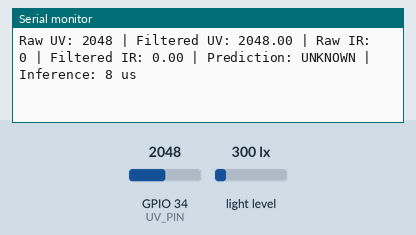
Simulated run of this sketch. Board: ESP32. Shown: the last lines printed to the serial monitor. The inputs (shaded band) are chosen by the test bench; at power-on: GPIO 34 (UV_PIN) = 2048, light level 300 lx (analog values on the 0–4095 scale).

Above: at 1.2 s.
1.3 s: GPIO 34 (UV_PIN) set to 249
At 1.31 s:
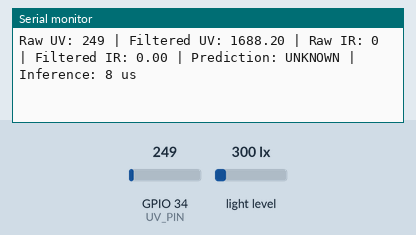
2.8 s: GPIO 34 (UV_PIN) set to 214
At 3.61 s:
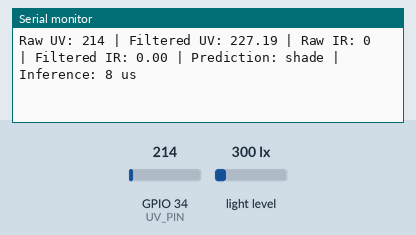
Timing chart, 0 to 5.8 s (numbered marks = the images above; inputs shaded):
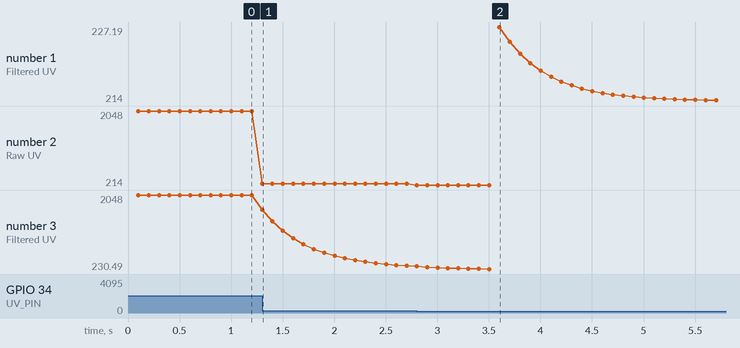

The sketch:

classification.ino
```cpp
#include <Wire.h>
#include <Adafruit_Sensor.h>
#include <Adafruit_TSL2591.h>
#include <math.h>
#include "model.h"

Adafruit_TSL2591 tsl = Adafruit_TSL2591(2591);

const int UV_PIN = 34;

const int SDA_PIN = 21;
const int SCL_PIN = 22;

const float ALPHA = 0.2f;                      // EMA smoothing factor
const unsigned long SAMPLE_INTERVAL_MS = 100; // ~10 Hz target

float uvFiltered = -1;
float irFiltered = -1;

unsigned long lastSampleTime = 0;


void configureTSL2591() {
  // Same settings used during data collection
  tsl.setGain(TSL2591_GAIN_MED);
  tsl.setTiming(TSL2591_INTEGRATIONTIME_100MS);
}


// Scale sensor readings using the training bounds
float scaleValue(float value, float minimum, float maximum) {
  float scaled = (value - minimum) / (maximum - minimum);
  return constrain(scaled, 0.0f, 1.0f);
}


// Classify one pair of filtered sensor readings
int classifyLighting(float uv, float ir) {

  // Apply the same logarithmic IR transformation as Python
  float logIR = log1pf(ir);

  // Scale UV and IR using the training bounds
  float x = scaleValue(uv, SCALE_BOUNDS[0], SCALE_BOUNDS[1]);
  float y = scaleValue(logIR, SCALE_BOUNDS[2], SCALE_BOUNDS[3]);

  // Find the corresponding lookup grid cell
  int col = constrain((int)(x * GRID_N), 0, GRID_N - 1);
  int row = constrain((int)(y * GRID_N), 0, GRID_N - 1);

  int bestClass = -1;
  uint8_t bestValue = 0;

  // Compare the stored density for each lighting class
  for (int c = 0; c < NUM_CLASSES; c++) {

    uint8_t value = CLASS_TABLE[c][row][col];

    if (bestClass == -1 || value > bestValue) {
      bestValue = value;
      bestClass = c;
    }
  }

  // Reject predictions with low density
  if ((bestValue / 255.0f) < REJECT_TAU) {
    return -1;
  }

  return bestClass;
}


void setup() {
  Serial.begin(115200);

  analogReadResolution(12);

  Wire.begin(SDA_PIN, SCL_PIN);

  if (!tsl.begin()) {
    Serial.println("ERROR: TSL2591 not found.");
    while (1) {
      delay(1000);
    }
  }

  configureTSL2591();

  Serial.println("ESP32 Lighting Classification Ready");
  Serial.println("Classes: LED, fluorescent, shade, sun");
}


void loop() {

  unsigned long now = millis();

  if (now - lastSampleTime >= SAMPLE_INTERVAL_MS) {
    lastSampleTime = now;

    // Read UV sensor
    int rawUV = analogRead(UV_PIN);

    // Read TSL2591 IR sensor
    uint32_t lum = tsl.getFullLuminosity();

    uint16_t full = lum & 0xFFFF;
    uint16_t ir = lum >> 16;

    // Skip saturated readings
    if (full == 0xFFFF || ir == 0xFFFF) {
      Serial.println("WARNING: TSL2591 saturated.");
      return;
    }

    int rawIR = ir;

    // Apply the same EMA filter used during data collection
    if (uvFiltered < 0) {
      uvFiltered = rawUV;
      irFiltered = rawIR;
    } else {
      uvFiltered = ALPHA * rawUV + (1 - ALPHA) * uvFiltered;
      irFiltered = ALPHA * rawIR + (1 - ALPHA) * irFiltered;
    }

    // Measure inference time (excluding sensor reading)
    unsigned long startTime = micros();

    int prediction = classifyLighting(uvFiltered, irFiltered);

    unsigned long inferenceTime = micros() - startTime;


    // Print raw and filtered sensor readings for the report
    // These values will be used to compare EMA smoothing

    Serial.print("Raw UV: ");
    Serial.print(rawUV);

    Serial.print(" | Filtered UV: ");
    Serial.print(uvFiltered, 2);

    Serial.print(" | Raw IR: ");
    Serial.print(rawIR);

    Serial.print(" | Filtered IR: ");
    Serial.print(irFiltered, 2);

    // Print the predicted lighting condition
    Serial.print(" | Prediction: ");

    if (prediction == -1) {
        Serial.print("UNKNOWN");
    } else {
        Serial.print(CLASS_NAMES[prediction]);
    }

    // Print the time needed to classify one reading
    Serial.print(" | Inference: ");
    Serial.print(inferenceTime);
    Serial.println(" us");
  }//end sample interval
}//end of loop
```

Source omitted: model.h (data table, 4423 bytes)

Measured:
- the behaviour switches between 227 and 226 on GPIO 34 (UV_PIN) (found by bisection; images 1 and 2)
- after the input at 1.3 s, the serial monitor: prints a new line at once (image 1)
- after the input at 2.8 s, the serial monitor: prints a new line at once (image 2)
- plotted number 2: 2048 → 249 after the input at 1.3 s, 249 → 214 after the input at 2.8 s
- plotted number 3: 2048 → 312.3 after the input at 1.3 s, 312.3 → 230.49 after the input at 2.8 s
